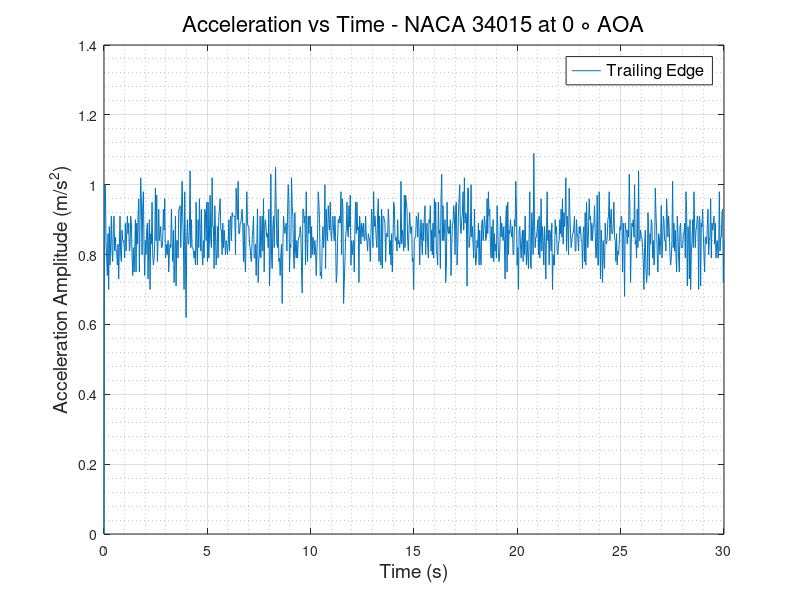
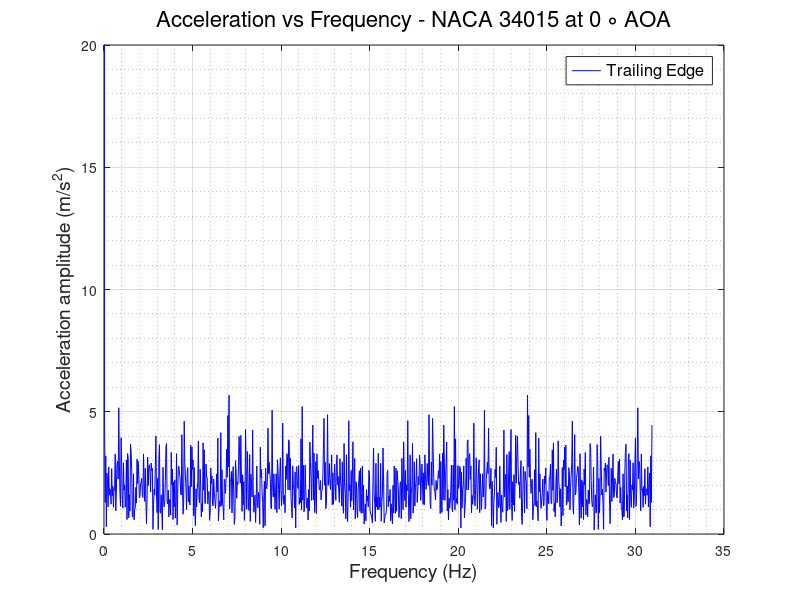

Source code (MATLAB) for these figures, in order:
clc
clear
close all
%% READING ACCELEROMETER DATA and defining Variables
                      % TRAILING EDGE %
data   = xlsread('TE_600rpm.csv');
TE_time   = data(:,1);
TE_X_acc  = data(:,2);
TE_Y_acc  = data(:,3);
TE_Z_acc  = data(:,4);
TE_R_acc  = sqrt(TE_X_acc.^2 + TE_Y_acc.^2 + TE_Z_acc.^2);
% plot(TE_time,TE_R_acc)
N      = numel(TE_time);
Ts     = abs(diff(TE_time(1:2)));
fs     = 1/Ts;
f_axis = [0:N-1]*fs/N;
A_freq_TE = fft(TE_Z_acc);
figure(1)
plot(TE_time, TE_Z_acc)
grid on
grid minor
xlabel('Time (s)','FontSize',14,'FontWeight','normal')
ylabel('Acceleration Amplitude (m/s^2)','FontSize',14,'FontWeight','normal')
legend ('Trailing Edge','FontSize',12,'FontWeight','normal')
title('Acceleration vs Time - NACA 34015 at 0 \circ AOA','FontSize',16,'FontWeight','normal')
% ylim([0.5 2])
figure(2)
plot(f_axis,abs(A_freq_TE),'-b','LineWidth',0.5)
grid on 
grid minor
ylabel('Acceleration amplitude (m/s^2)','FontSize',14,'FontWeight','normal')
xlabel('Frequency (Hz)','FontSize',14,'FontWeight','normal')
ylim([0 20])
legend ('Trailing Edge','FontSize',12,'FontWeight','normal')
title('Acceleration vs Frequency - NACA 34015 at 0 \circ AOA','FontSize',16,'FontWeight','normal')
